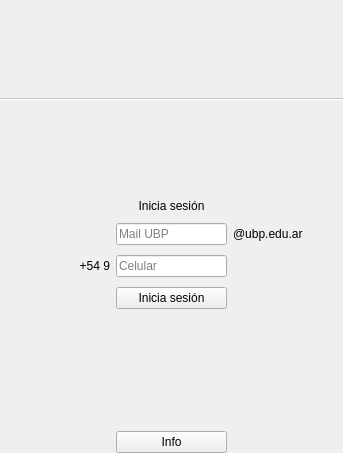
<?xml version="1.0" encoding="UTF-8"?>
<ui version="4.0">
 <class>Login</class>
 <widget class="QWidget" name="Login">
  <property name="geometry">
   <rect>
    <x>0</x>
    <y>0</y>
    <width>343</width>
    <height>453</height>
   </rect>
  </property>
  <property name="windowTitle">
   <string>Login</string>
  </property>
  <layout class="QGridLayout" name="gridLayout">
   <property name="leftMargin">
    <number>0</number>
   </property>
   <property name="topMargin">
    <number>0</number>
   </property>
   <property name="rightMargin">
    <number>0</number>
   </property>
   <property name="bottomMargin">
    <number>0</number>
   </property>
   <item row="0" column="0">
    <widget class="Image" name="background" native="true">
     <layout class="QGridLayout" name="gridLayout_3">
      <property name="leftMargin">
       <number>0</number>
      </property>
      <property name="topMargin">
       <number>0</number>
      </property>
      <property name="rightMargin">
       <number>0</number>
      </property>
      <property name="bottomMargin">
       <number>0</number>
      </property>
      <property name="verticalSpacing">
       <number>10</number>
      </property>
      <item row="8" column="1">
       <widget class="QPushButton" name="startButton">
        <property name="text">
         <string>Inicia sesión</string>
        </property>
       </widget>
      </item>
      <item row="5" column="0" colspan="3">
       <widget class="QLabel" name="label">
        <property name="text">
         <string>Inicia sesión</string>
        </property>
        <property name="alignment">
         <set>Qt::AlignCenter</set>
        </property>
        <property name="wordWrap">
         <bool>true</bool>
        </property>
       </widget>
      </item>
      <item row="4" column="0" colspan="3">
       <spacer name="verticalSpacer_5">
        <property name="orientation">
         <enum>Qt::Vertical</enum>
        </property>
        <property name="sizeHint" stdset="0">
         <size>
          <width>20</width>
          <height>40</height>
         </size>
        </property>
       </spacer>
      </item>
      <item row="2" column="0" colspan="3">
       <widget class="Image" name="logo" native="true">
        <layout class="QGridLayout" name="gridLayout_2">
         <item row="1" column="0">
          <spacer name="verticalSpacer_7">
           <property name="orientation">
            <enum>Qt::Vertical</enum>
           </property>
           <property name="sizeHint" stdset="0">
            <size>
             <width>20</width>
             <height>40</height>
            </size>
           </property>
          </spacer>
         </item>
         <item row="2" column="0">
          <spacer name="horizontalSpacer_3">
           <property name="orientation">
            <enum>Qt::Horizontal</enum>
           </property>
           <property name="sizeHint" stdset="0">
            <size>
             <width>40</width>
             <height>20</height>
            </size>
           </property>
          </spacer>
         </item>
        </layout>
       </widget>
      </item>
      <item row="8" column="0">
       <spacer name="horizontalSpacer">
        <property name="orientation">
         <enum>Qt::Horizontal</enum>
        </property>
        <property name="sizeHint" stdset="0">
         <size>
          <width>78</width>
          <height>20</height>
         </size>
        </property>
       </spacer>
      </item>
      <item row="6" column="1">
       <widget class="QLineEdit" name="leUsuario">
        <property name="text">
         <string/>
        </property>
        <property name="maxLength">
         <number>50</number>
        </property>
        <property name="placeholderText">
         <string>Mail UBP</string>
        </property>
       </widget>
      </item>
      <item row="8" column="2">
       <spacer name="horizontalSpacer_2">
        <property name="orientation">
         <enum>Qt::Horizontal</enum>
        </property>
        <property name="sizeHint" stdset="0">
         <size>
          <width>40</width>
          <height>20</height>
         </size>
        </property>
       </spacer>
      </item>
      <item row="10" column="0" colspan="3">
       <spacer name="verticalSpacer">
        <property name="orientation">
         <enum>Qt::Vertical</enum>
        </property>
        <property name="sizeHint" stdset="0">
         <size>
          <width>20</width>
          <height>40</height>
         </size>
        </property>
       </spacer>
      </item>
      <item row="7" column="1">
       <widget class="QLineEdit" name="leCelular">
        <property name="text">
         <string/>
        </property>
        <property name="maxLength">
         <number>50</number>
        </property>
        <property name="echoMode">
         <enum>QLineEdit::Password</enum>
        </property>
        <property name="placeholderText">
         <string>Celular</string>
        </property>
       </widget>
      </item>
      <item row="12" column="1">
       <widget class="QPushButton" name="pbInstrucciones">
        <property name="text">
         <string>Info</string>
        </property>
       </widget>
      </item>
      <item row="3" column="0" colspan="3">
       <widget class="Line" name="separator">
        <property name="enabled">
         <bool>false</bool>
        </property>
        <property name="orientation">
         <enum>Qt::Horizontal</enum>
        </property>
       </widget>
      </item>
      <item row="11" column="0" colspan="3">
       <widget class="QLabel" name="errorLabel">
        <property name="text">
         <string/>
        </property>
        <property name="alignment">
         <set>Qt::AlignRight|Qt::AlignTrailing|Qt::AlignVCenter</set>
        </property>
        <property name="wordWrap">
         <bool>true</bool>
        </property>
       </widget>
      </item>
      <item row="6" column="2">
       <widget class="QLabel" name="label_2">
        <property name="text">
         <string>@ubp.edu.ar</string>
        </property>
       </widget>
      </item>
      <item row="7" column="0">
       <widget class="QLabel" name="label_3">
        <property name="text">
         <string>+54 9</string>
        </property>
        <property name="alignment">
         <set>Qt::AlignRight|Qt::AlignTrailing|Qt::AlignVCenter</set>
        </property>
       </widget>
      </item>
     </layout>
    </widget>
   </item>
  </layout>
 </widget>
 <customwidgets>
  <customwidget>
   <class>Image</class>
   <extends>QWidget</extends>
   <header>image.hpp</header>
   <container>1</container>
  </customwidget>
 </customwidgets>
 <resources/>
 <connections/>
</ui>
